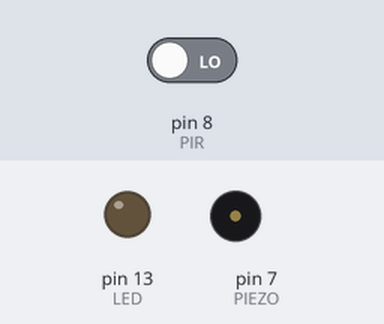
A sketch run on a simulated Arduino Uno, built with avr-gcc and run on an emulated ATmega328P. Parts: output pins drawn as LEDs (lit = HIGH), buzzer (waves = sounding, pin HIGH). The inputs (shaded band) are chosen by the test bench; at power-on: pin 8 (PIR) LOW.

Above: at 0.1 s.
At 60.81 s:
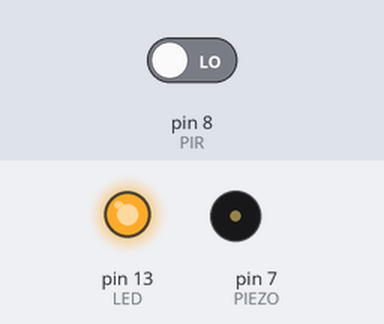
Timing chart, 0 to 62.4 s (numbered marks = the images above):
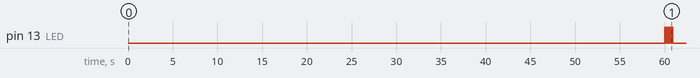

The sketch:

pir.ino
```cpp
int LED = 13;
int PIR = 8;
int PIEZO = 7;

void setup() {
  pinMode(PIEZO, OUTPUT);
  pinMode(LED, OUTPUT);
  pinMode(PIR, INPUT);
  delay(60000);
  blink(5, 100);
}

void blink(int n, int duration)
{
  for(int i = 0; i < n; i++)
  {
    digitalWrite(LED, HIGH);   // turn the LED on (HIGH is the voltage level)
    delay(duration);              // wait for a second
    digitalWrite(LED, LOW);    // turn the LED off by making the voltage LOW
    delay(duration);              // wait for a second
  }
}

void loop() {
  int state = digitalRead(PIR);
  if (state == HIGH) {
    tone(PIEZO, 200, 1000);
    blink(10, 100);
    delay(10 * 1000);
  }

  delay(100);
}
```
